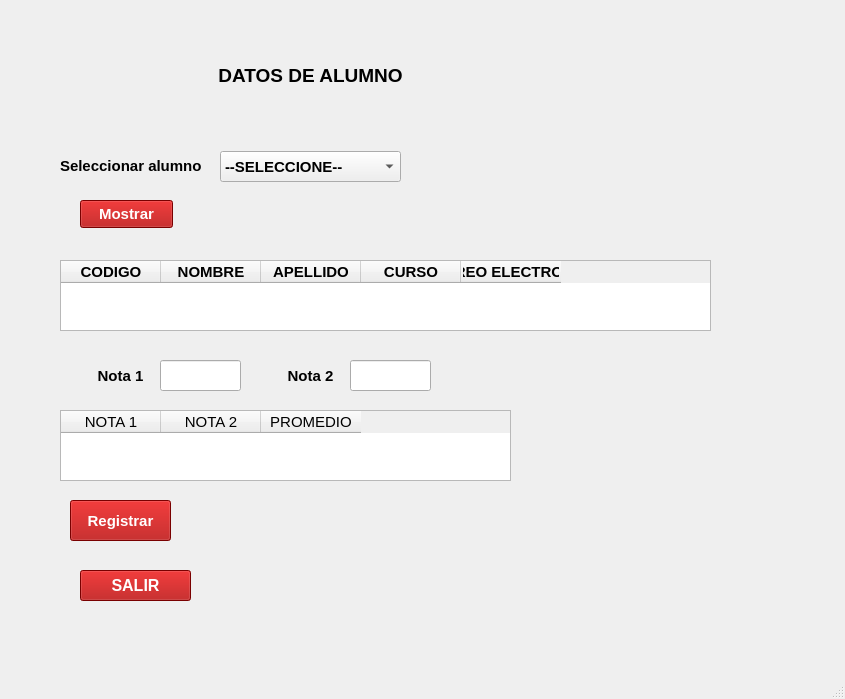
<?xml version="1.0" encoding="UTF-8"?>
<ui version="4.0">
 <class>MainWindow</class>
 <widget class="QMainWindow" name="MainWindow">
  <property name="geometry">
   <rect>
    <x>0</x>
    <y>0</y>
    <width>845</width>
    <height>699</height>
   </rect>
  </property>
  <property name="font">
   <font>
    <pointsize>11</pointsize>
    <weight>75</weight>
    <bold>true</bold>
   </font>
  </property>
  <property name="windowTitle">
   <string>MainWindow</string>
  </property>
  <widget class="QWidget" name="centralwidget">
   <widget class="QLabel" name="label">
    <property name="geometry">
     <rect>
      <x>190</x>
      <y>60</y>
      <width>241</width>
      <height>31</height>
     </rect>
    </property>
    <property name="font">
     <font>
      <pointsize>14</pointsize>
      <weight>75</weight>
      <bold>true</bold>
     </font>
    </property>
    <property name="text">
     <string>DATOS DE ALUMNO</string>
    </property>
    <property name="alignment">
     <set>Qt::AlignCenter</set>
    </property>
   </widget>
   <widget class="QLabel" name="label_2">
    <property name="geometry">
     <rect>
      <x>60</x>
      <y>150</y>
      <width>171</width>
      <height>31</height>
     </rect>
    </property>
    <property name="font">
     <font>
      <pointsize>11</pointsize>
      <weight>75</weight>
      <bold>true</bold>
     </font>
    </property>
    <property name="text">
     <string>Seleccionar alumno</string>
    </property>
   </widget>
   <widget class="QPushButton" name="btn_mostrar">
    <property name="geometry">
     <rect>
      <x>80</x>
      <y>200</y>
      <width>93</width>
      <height>28</height>
     </rect>
    </property>
    <property name="font">
     <font>
      <pointsize>11</pointsize>
      <weight>75</weight>
      <bold>true</bold>
     </font>
    </property>
    <property name="styleSheet">
     <string notr="true">background:rgb(170, 0, 0); color:white;</string>
    </property>
    <property name="text">
     <string>Mostrar</string>
    </property>
   </widget>
   <widget class="QComboBox" name="cbo_nombre">
    <property name="geometry">
     <rect>
      <x>220</x>
      <y>151</y>
      <width>181</width>
      <height>31</height>
     </rect>
    </property>
    <item>
     <property name="text">
      <string>--SELECCIONE--</string>
     </property>
    </item>
   </widget>
   <widget class="QTableWidget" name="tbl_datos">
    <property name="geometry">
     <rect>
      <x>60</x>
      <y>260</y>
      <width>651</width>
      <height>71</height>
     </rect>
    </property>
    <column>
     <property name="text">
      <string>CODIGO</string>
     </property>
    </column>
    <column>
     <property name="text">
      <string>NOMBRE</string>
     </property>
    </column>
    <column>
     <property name="text">
      <string>APELLIDO</string>
     </property>
    </column>
    <column>
     <property name="text">
      <string>CURSO</string>
     </property>
    </column>
    <column>
     <property name="text">
      <string>CORREO ELECTRONICO</string>
     </property>
    </column>
   </widget>
   <widget class="QTableWidget" name="tbl_notas">
    <property name="geometry">
     <rect>
      <x>60</x>
      <y>410</y>
      <width>451</width>
      <height>71</height>
     </rect>
    </property>
    <property name="font">
     <font>
      <pointsize>11</pointsize>
      <weight>50</weight>
      <bold>false</bold>
     </font>
    </property>
    <column>
     <property name="text">
      <string>NOTA 1</string>
     </property>
    </column>
    <column>
     <property name="text">
      <string>NOTA 2</string>
     </property>
    </column>
    <column>
     <property name="text">
      <string>PROMEDIO</string>
     </property>
    </column>
   </widget>
   <widget class="QPushButton" name="btn_registrar">
    <property name="geometry">
     <rect>
      <x>70</x>
      <y>500</y>
      <width>101</width>
      <height>41</height>
     </rect>
    </property>
    <property name="font">
     <font>
      <pointsize>11</pointsize>
      <weight>75</weight>
      <bold>true</bold>
     </font>
    </property>
    <property name="styleSheet">
     <string notr="true">background:rgb(170, 0, 0); color:white;</string>
    </property>
    <property name="text">
     <string>Registrar</string>
    </property>
   </widget>
   <widget class="QLabel" name="label_3">
    <property name="geometry">
     <rect>
      <x>80</x>
      <y>360</y>
      <width>81</width>
      <height>31</height>
     </rect>
    </property>
    <property name="font">
     <font>
      <pointsize>11</pointsize>
      <weight>75</weight>
      <bold>true</bold>
     </font>
    </property>
    <property name="text">
     <string>Nota 1</string>
    </property>
    <property name="alignment">
     <set>Qt::AlignCenter</set>
    </property>
   </widget>
   <widget class="QLabel" name="label_4">
    <property name="geometry">
     <rect>
      <x>270</x>
      <y>360</y>
      <width>81</width>
      <height>31</height>
     </rect>
    </property>
    <property name="font">
     <font>
      <pointsize>11</pointsize>
      <weight>75</weight>
      <bold>true</bold>
     </font>
    </property>
    <property name="text">
     <string>Nota 2</string>
    </property>
    <property name="alignment">
     <set>Qt::AlignCenter</set>
    </property>
   </widget>
   <widget class="QLineEdit" name="text_nota1">
    <property name="geometry">
     <rect>
      <x>160</x>
      <y>360</y>
      <width>81</width>
      <height>31</height>
     </rect>
    </property>
   </widget>
   <widget class="QLineEdit" name="text_nota2">
    <property name="geometry">
     <rect>
      <x>350</x>
      <y>360</y>
      <width>81</width>
      <height>31</height>
     </rect>
    </property>
   </widget>
   <widget class="QPushButton" name="btn_salir">
    <property name="geometry">
     <rect>
      <x>80</x>
      <y>570</y>
      <width>111</width>
      <height>31</height>
     </rect>
    </property>
    <property name="font">
     <font>
      <pointsize>12</pointsize>
      <weight>75</weight>
      <bold>true</bold>
     </font>
    </property>
    <property name="styleSheet">
     <string notr="true">background:rgb(170, 0, 0); color:white;</string>
    </property>
    <property name="text">
     <string>SALIR</string>
    </property>
   </widget>
  </widget>
  <widget class="QMenuBar" name="menubar">
   <property name="geometry">
    <rect>
     <x>0</x>
     <y>0</y>
     <width>845</width>
     <height>26</height>
    </rect>
   </property>
  </widget>
  <widget class="QStatusBar" name="statusbar"/>
 </widget>
 <resources/>
 <connections/>
</ui>
